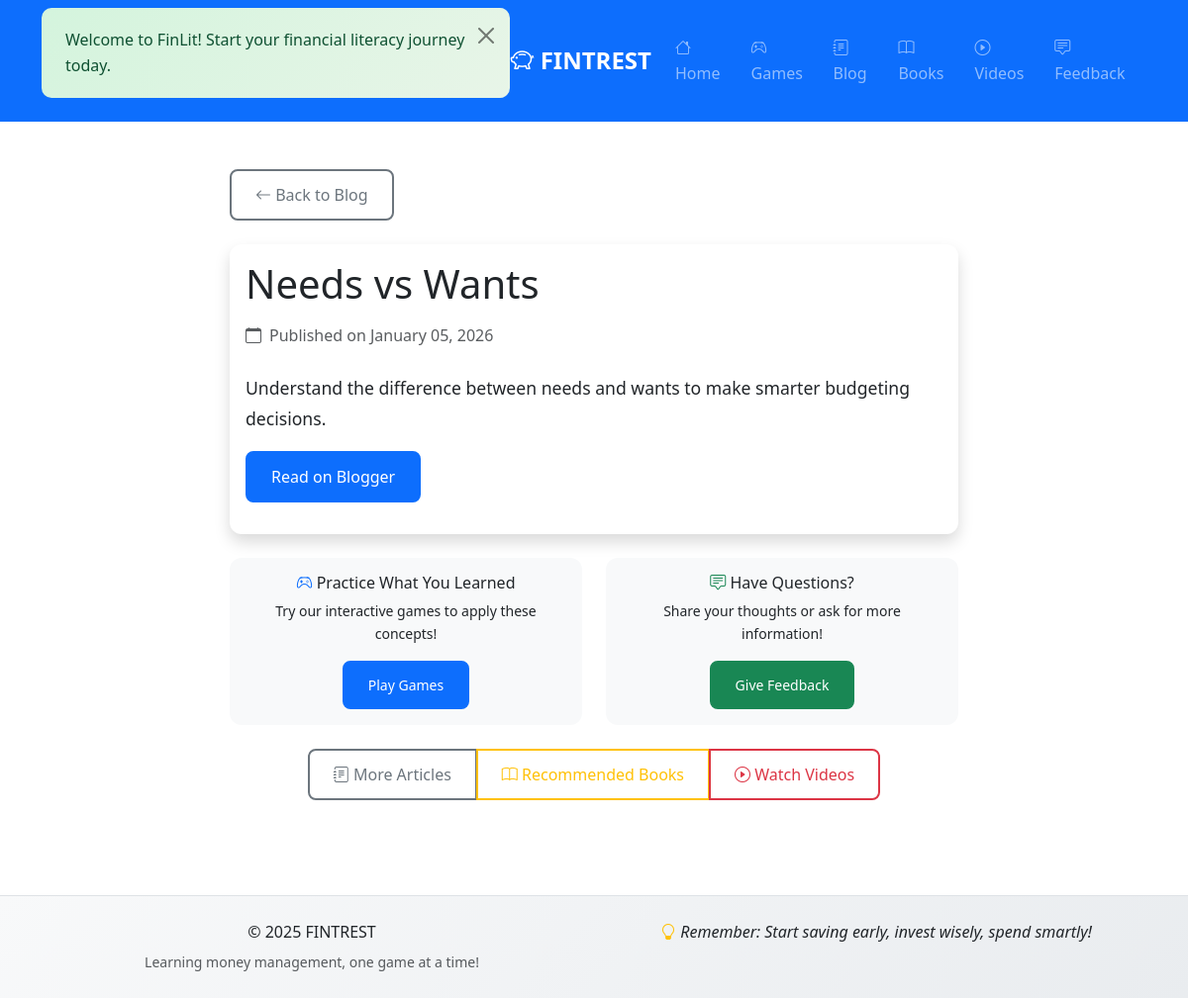
/blog/14, run on the app's committed database.
### app.py (models this page shows, shortened)
class BlogPost(db.Model):
    id = db.Column(db.Integer, primary_key=True)
    title = db.Column(db.String(200), nullable=False)
    content = db.Column(db.Text, nullable=False)
    excerpt = db.Column(db.String(300), nullable=False)
    date_posted = db.Column(db.DateTime, default=datetime.utcnow)

### app.py (the view)
@app.route('/blog/<int:post_id>')
def blog_post(post_id):
    post = BlogPost.query.get_or_404(post_id)
    return render_template('blog_post.html', post=post)

### templates/blog_post.html (shortened to what this page needs)
{% extends "base.html" %}
{% block content %}
<div class="container py-5">
    <div class="row justify-content-center">
        <div class="col-lg-8">
            <div class="mb-4">
                <a href="{{ url_for('blog_list') }}" class="btn btn-outline-secondary">
                    <i class="bi bi-arrow-left"></i> Back to Blog
                </a>
            </div>
            <article class="card shadow">
                <div class="card-body">
                    <header class="mb-4">
                        <h1 class="display-6 mb-3">{{ post.title }}</h1>
                        <div class="d-flex align-items-center text-muted">
                            <i class="bi bi-calendar me-2"></i>
                            <span>Published on {{ post.date_posted.strftime('%B %d, %Y') }}</span>
                        </div>
                    </header>
                    <div class="post-content">
                        {{ post.content | safe }}
                    </div>
                </div>
            </article>
            <div class="row mt-4">
                <div class="col-md-6">
                    <div class="card bg-light">
                        <div class="card-body text-center">
                            <h6><i class="bi bi-controller text-primary"></i> Practice What You Learned</h6>
                            <p class="small mb-3">Try our interactive games to apply these concepts!</p>
                            <a href="{{ url_for('games') }}" class="btn btn-primary btn-sm">Play Games</a>
                        </div>
                    </div>
                </div>
                <div class="col-md-6">
                    <div class="card bg-light">
                        <div class="card-body text-center">
                            <h6><i class="bi bi-chat-square-text text-success"></i> Have Questions?</h6>
                            <p class="small mb-3">Share your thoughts or ask for more information!</p>
                            <a href="{{ url_for('survey') }}" class="btn btn-success btn-sm">Give Feedback</a>
                        </div>
                    </div>
                </div>
            </div>
            <div class="mt-4 text-center">
                <div class="btn-group" role="group">
                    <a href="{{ url_for('blog_list') }}" class="btn btn-outline-secondary">
                        <i class="bi bi-journal-text"></i> More Articles
                    </a>
                    <a href="{{ url_for('books') }}" class="btn btn-outline-warning">
                        <i class="bi bi-book"></i> Recommended Books
                    </a>
                    <a href="{{ url_for('videos') }}" class="btn btn-outline-danger">
                        <i class="bi bi-play-circle"></i> Watch Videos
                    </a>
                </div>
            </div>
        </div>
    </div>
</div>
{% endblock %}

### static/css/style.css (style rules this page uses)
:root { --primary-color: #0d6efd; --success-color: #198754; --warning-color: #ffc107; --danger-color: #dc3545; --light-color: #f8f9fa; --dark-color: #212529; --gradient-primary: linear-gradient(135deg, #667eea 0%, #764ba2 100%); --gradient-success: linear-gradient(135deg, #4ecdc4 0%, #44a08d 100%); --gradient-warning: linear-gradient(135deg, #f093fb 0%, #f5576c 100%); }
body { font-family: 'Segoe UI', Tahoma, Geneva, Verdana, sans-serif; line-height: 1.6; color: var(--dark-color); background-color: #fff; }
.card { border: none; transition: all 0.3s ease; border-radius: 12px; overflow: hidden; }
.btn { font-weight: 500; border-radius: 8px; padding: 0.75rem 1.5rem; transition: all 0.3s ease; border-width: 2px; }
html { scroll-behavior: smooth; }

### templates/blog_post.html (style rules this page uses)
.post-content { line-height: 1.8; font-size: 1.1rem; }

### data on the page
BlogPost: title "Needs vs Wants", date_posted "January 05, 2026", content "Understand the difference between needs and wants to make smarter budgeting decisions. Read on Blogger"
